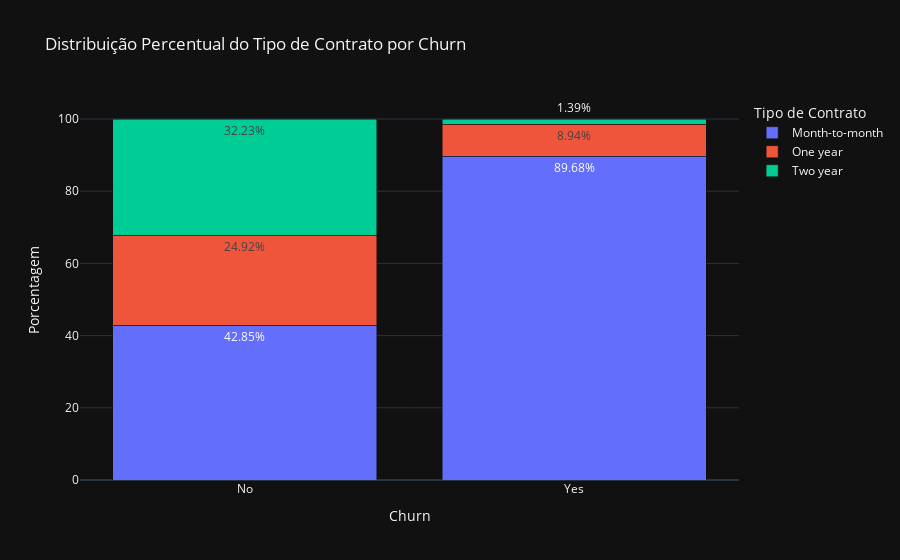

The cell this chart's notebook holds for it:
### Markdown cell above
# 4) Realize a etapa da análise bivariada:
A) Questione pelo menos 5 informações e traga as respostas utilizando visuais gráficos e insights.


B) Quais variáveis você acredita serem as mais importantes para esse projetos relacionadas a variável Churn?

### Code cell
# ---------- Gráfico de barras empilhadas Churn x Tipo_Contrato. ----------
df_grouped = (df.groupby(['Churn', 'Tipo_Contrato']).size().reset_index(name='Count'))
df_grouped['Total_Churn'] = df_grouped.groupby('Churn')['Count'].transform('sum')
df_grouped['Percent'] = (df_grouped['Count'] / df_grouped['Total_Churn']) * 100

# ----------- Gráfico de barras empilhadas. ----------
# .round(2) ele traz casas decimais.
fig = px.bar(df_grouped, x='Churn', y='Percent',  color='Tipo_Contrato', barmode='stack', text=df_grouped['Percent'].round(2).astype(str) + '%',labels={
        'Churn': 'Churn',
        'Percent': 'Porcentagem',
        'Tipo_Contrato': 'Tipo de Contrato'},
    title='Distribuição Percentual do Tipo de Contrato por Churn')
fig.show()

### Figure 1 — Plotly figure (JSON) as saved in the notebook; plotly's stock layout.template omitted (floating-point values rounded to 4 significant figures)
{"data": [{"hovertemplate": "Tipo de Contrato=Month-to-month<br>Churn=%{x}<br>Porcentagem=%{y}<br>text=%{text}<extra></extra>", "legendgroup": "Month-to-month", "marker": {"color": "#636efa", "pattern": {"shape": ""}}, "name": "Month-to-month", "orientation": "v", "showlegend": true, "text": ["42.85%", "89.68%"], "textposition": "auto", "x": ["No", "Yes"], "xaxis": "x", "y": [42.85, 89.68], "yaxis": "y", "type": "bar"}, {"hovertemplate": "Tipo de Contrato=One year<br>Churn=%{x}<br>Porcentagem=%{y}<br>text=%{text}<extra></extra>", "legendgroup": "One year", "marker": {"color": "#EF553B", "pattern": {"shape": ""}}, "name": "One year", "orientation": "v", "showlegend": true, "text": ["24.92%", "8.94%"], "textposition": "auto", "x": ["No", "Yes"], "xaxis": "x", "y": [24.92, 8.937], "yaxis": "y", "type": "bar"}, {"hovertemplate": "Tipo de Contrato=Two year<br>Churn=%{x}<br>Porcentagem=%{y}<br>text=%{text}<extra></extra>", "legendgroup": "Two year", "marker": {"color": "#00cc96", "pattern": {"shape": ""}}, "name": "Two year", "orientation": "v", "showlegend": true, "text": ["32.23%", "1.39%"], "textposition": "auto", "x": ["No", "Yes"], "xaxis": "x", "y": [32.23, 1.387], "yaxis": "y", "type": "bar"}], "layout": {"xaxis": {"anchor": "y", "domain": [0.0, 1.0], "title": {"text": "Churn"}}, "yaxis": {"anchor": "x", "domain": [0.0, 1.0], "title": {"text": "Porcentagem"}}, "legend": {"title": {"text": "Tipo de Contrato"}, "tracegroupgap": 0}, "title": {"text": "Distribuição Percentual do Tipo de Contrato por Churn"}, "barmode": "stack"}}
